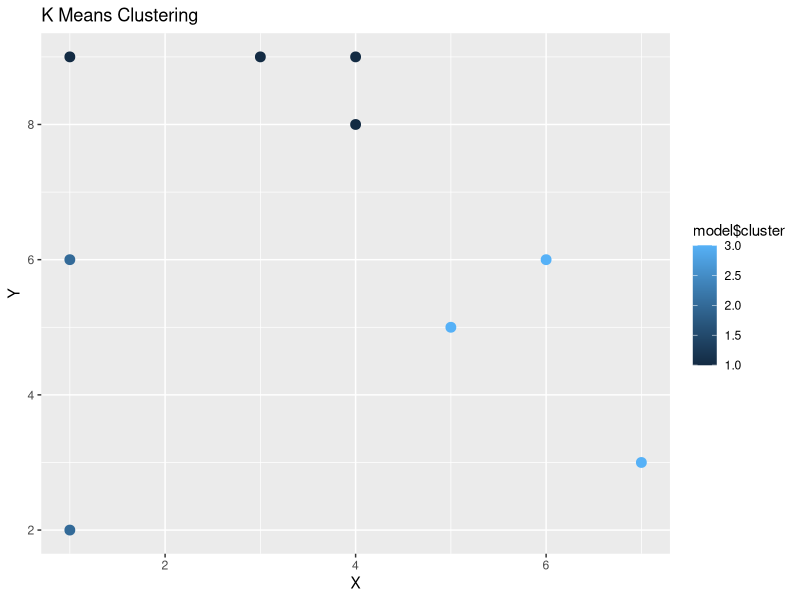
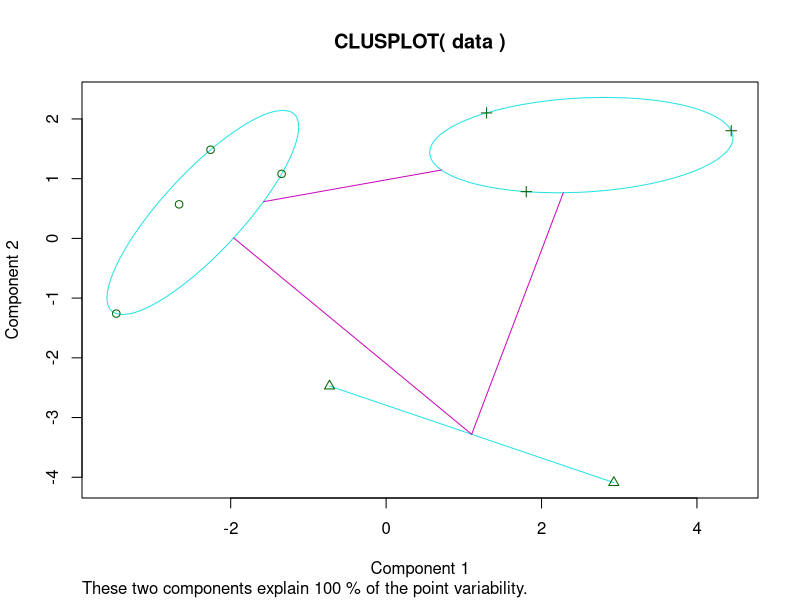

The R script that drew these images, in order:
library(ggplot2)
data <- data.frame(
  X = c(1, 1, 7, 4, 6, 5, 1, 4, 3),
  Y = c(9, 6, 3, 8, 6, 5, 2, 9, 9)
)


model <- kmeans(data, centers = 3)
summary(model)

ggplot(data, aes(x = X, y = Y, color = model$cluster)) +
  geom_point(size = 3) +
  labs(title = "K Means Clustering")

library(cluster)
clusplot(data, model$cluster)
